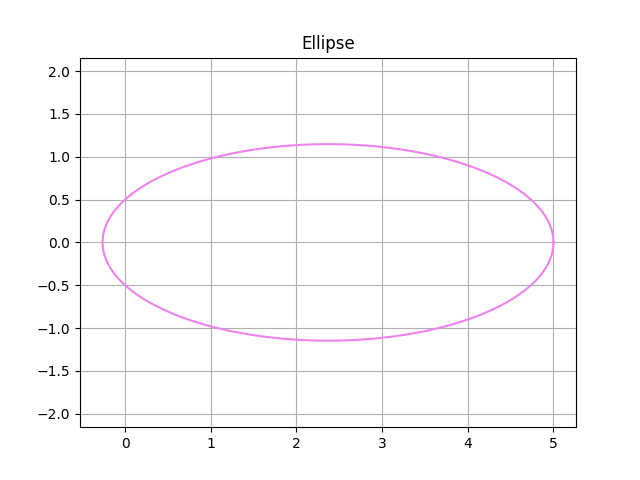

Source code (Python):
import numpy as np
import matplotlib.pyplot as plt


def ellipse(a = 2, b = 1):
    p = b**2 / a
    fi = np.linspace(0, 2 * np.pi, 1000)
    e = -0.9
    r = p / (1 + e * np.cos(fi))
    

    x = r * np.cos(fi)
    y = r * np.sin(fi)


    plt.plot(x, y, color = 'violet')
    plt.title('Ellipse')
    plt.axis('equal')
    plt.grid()
    plt.savefig('dop_task_2.png')


ellipse()
